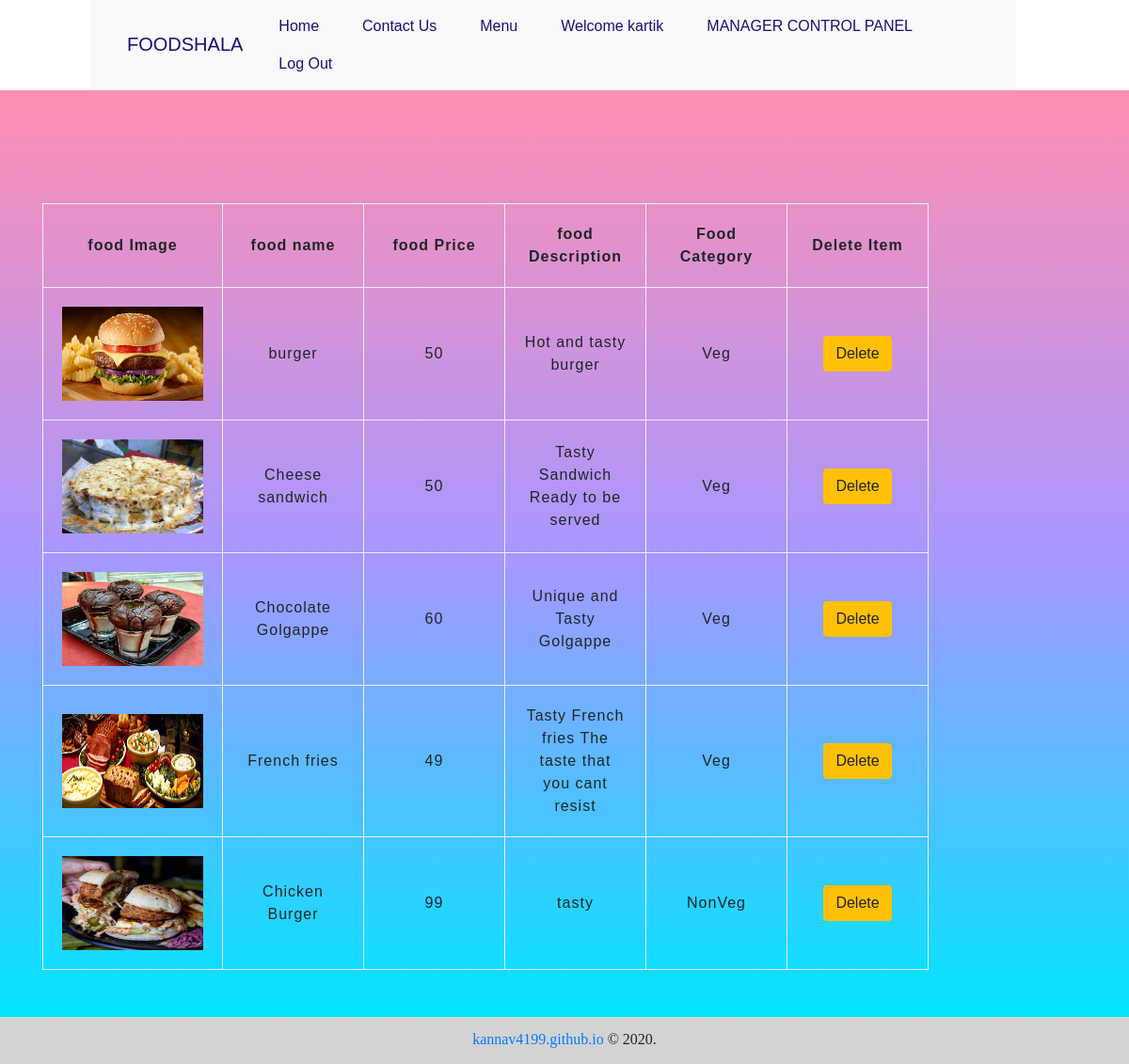
Screenshot of /view_food_items.php (signed in) with the database file from the repository.
### tables this page shows
CREATE TABLE `food` (
  `fid` int(30) NOT NULL,
  `rusername` varchar(30) NOT NULL,
  `fname` varchar(30) NOT NULL,
  `fprice` bigint(15) NOT NULL,
  `fdescription` varchar(200) NOT NULL,
  `fcat` varchar(30) NOT NULL,
  `fimg` varchar(1000) NOT NULL,
  `available` varchar(25) NOT NULL
);

### view_food_items.php (the view, shortened to what this page needs)
 <?php
$user_check=$_SESSION['login_user1'];
$hostname="localhost";
$user_name="root";
$password="stark";
$db="foodshala";
$con=mysqli_connect($hostname,$user_name,$password,$db);
       ?>
<!DOCTYPE html>
<html>
  <head>
    <?php include 'links.php' ?>
   <link rel="stylesheet" type="text/css" href="style.css">
  </head>
  <body>
    <nav class="navbar navbar-expand-lg navbar-light bg-light mynav" >
       <div class="container-fluid">
        <a href="index.php" class="navbar-brand">FOODSHALA</a>
        <div class="collapse navbar-collapse" id="navbarMenu">
         <ul class="nav navbar-nav text-center ml-auto">
           <li class="nav-item  nav-link active" ><a href="index.php" >Home</a></li>
           <li class="nav-item nav-link"><a href="contact.php">Contact Us</a></li>
         <li class="nav-item nav-link"><a href="foodlist.php">Menu</a></li>
           <li class="nav-item nav-link">
        <a href="index.php"></span> Welcome <?php echo $_SESSION['login_user1']; ?> </a></li>
            <li class="nav-item nav-link"><a href="myrestaurant.php">MANAGER CONTROL PANEL</a></li>
             <li class="nav-item nav-link"><a href="logout_m.php"><span class="glyphicon glyphicon-log-out"></span> Log Out </a></li>
           </ul>
        </div>
      </div>
    </nav>
<div id="form">
 <div class="container">
			 <table border="1" bordercolor="#F0F0F0" cellpadding="20px">
			 <th>food Image</th>
			 <th>food name</th>
			 <th>food Price</th>
			 <th>food Description </th>
			 <th>Food Category </th>
			 <th>Delete Item   </th>
			   <?php
					  if($query=mysqli_query($con,"select * from RESTAURANT inner join FOOD on RESTAURANT.username=FOOD.rusername where RESTAURANT.username='$user_check' "))
					  {
						  if(mysqli_num_rows($query))
						  {
						 while($row=mysqli_fetch_array($query))
						 {
							 ?>
			     <tr>
				<td><img src="<?php echo 'image/restaurant/'.$user_check.'/foodimages/'.$row['fimg'];?>" height="100px" width="150px"></td>
				<td style="width:150px;"><?php  echo $row['fname']."<br>";?></td>
				<td align="center" style="width:150px;"><?php  echo $row['fprice']."<br>";?></td>
				<td  align="center" style="width:150px;"><?php  echo $row['fdescription']."<br>";?></td>
				<td align="center" style="width:150px;"><?php  echo $row['fcat']."<br>";?></td>
				<td align="center" style="width:150px;">
				<a href="view_food_items.php?fid=<?php echo $row['fid'];?>"><button type="button" class="btn btn-warning" value="delete" name="delete">Delete </button></a>
				</td>
				</tr>
				<?php
						 }
					  }
					  else
						  {
							   $msg="please add some Items";
						  }
					  }
					  else
					  {
						  echo "failed";
					  }
					  ?>
			 </table>
			 </div>
			</div>
<footer>
  <span><a href="https://kannav4199.github.io">kannav4199.github.io</a> © 2020.<br><span>
</footer>
  </body>
</html>

### links.php (shortened to what this page needs)
<link rel="stylesheet" href="https://stackpath.bootstrapcdn.com/bootstrap/4.3.1/css/bootstrap.min.css">
<link href="https://stackpath.bootstrapcdn.com/font-awesome/4.7.0/css/font-awesome.min.css" rel="stylesheet">
   <link rel="stylesheet" href="path/to/font-awesome/css/font-awesome.min.css">
<link rel="stylesheet" href="https://use.fontawesome.com/releases/v5.8.1/css/all.css">

### style.css (style rules this page uses)
* { box-sizing: border-box; }
body { margin: 0; padding: 0; font-family: 'Rubik Mono One', sans-serif; }
html,body { height: 100vh; }
.mynav { margin-right: 10% !important; margin-left: 8%; }
.mynav a { text-decoration:none; color:#181174 !important; margin-right: 8px; padding:8px 14px 8px 8px; border-bottom: 2px solid transparent; }
#form { background: linear-gradient(rgb(255, 143, 178) 0%, rgb(167, 151, 255) 50%, rgb(0, 229, 255) 100%); padding-top: 10%; padding-bottom: 50px; justify-content: center; align-content: center; text-align: center; min-height: 100%; margin:auto; padding:auto; letter-spacing: 1px; }
footer { text-align: center; font-family: 'Bitter', serif; width: 100% !important; min-height: 50px; position: relative; background-color: lightgrey; padding-top: 1%; }

### rows the page displays
food: fimg (picture), fname "burger", fprice "50", fdescription "Hot and tasty burger", fcat "Veg"
food: fimg (picture), fname "Cheese sandwich", fprice "50", fdescription "Tasty Sandwich Ready to be served", fcat "Veg"
food: fimg (picture), fname "Chocolate Golgappe", fprice "60", fdescription "Unique and Tasty Golgappe", fcat "Veg"
food: fimg (picture), fname "French fries", fprice "49", fdescription "Tasty French fries The taste that you cant resist", fcat "Veg"
food: fimg (picture), fname "Chicken Burger", fprice "99", fdescription "tasty", fcat "NonVeg"

### other values shown
$_SESSION['login_user1'] "kartik"
